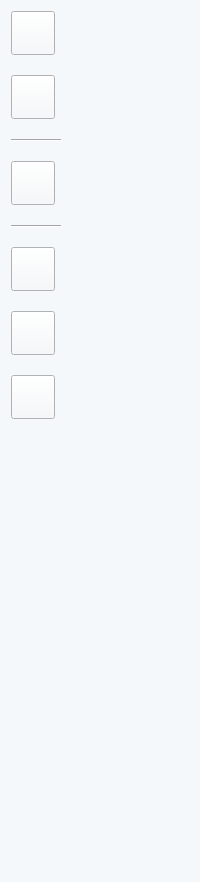
         <widget class="QWidget" name="widget_82" native="true">
          <property name="sizePolicy">
           <sizepolicy hsizetype="Fixed" vsizetype="Preferred">
            <horstretch>0</horstretch>
            <verstretch>0</verstretch>
           </sizepolicy>
          </property>
          <property name="minimumSize">
           <size>
            <width>62</width>
            <height>882</height>
           </size>
          </property>
          <property name="baseSize">
           <size>
            <width>0</width>
            <height>881</height>
           </size>
          </property>
          <property name="styleSheet">
           <string notr="true">background-color: rgb(245, 248, 250);</string>
          </property>
          <layout class="QFormLayout" name="formLayout_2">
           <property name="rightMargin">
            <number>0</number>
           </property>
           <item row="0" column="0">
            <layout class="QGridLayout" name="gridLayout_3">
             <property name="verticalSpacing">
              <number>20</number>
             </property>
             <item row="0" column="0">
              <widget class="QPushButton" name="DeBehCamPanelButton">
               <property name="sizePolicy">
                <sizepolicy hsizetype="Fixed" vsizetype="Fixed">
                 <horstretch>0</horstretch>
                 <verstretch>0</verstretch>
                </sizepolicy>
               </property>
               <property name="minimumSize">
                <size>
                 <width>44</width>
                 <height>44</height>
                </size>
               </property>
               <property name="maximumSize">
                <size>
                 <width>44</width>
                 <height>44</height>
                </size>
               </property>
               <property name="styleSheet">
                <string notr="true">border-image: url(:/sidebar/Asset 6.png);</string>
               </property>
               <property name="text">
                <string/>
               </property>
              </widget>
             </item>
             <item row="1" column="0">
              <widget class="QPushButton" name="DeScopeCamPanelButton">
               <property name="sizePolicy">
                <sizepolicy hsizetype="Fixed" vsizetype="Fixed">
                 <horstretch>0</horstretch>
                 <verstretch>0</verstretch>
                </sizepolicy>
               </property>
               <property name="minimumSize">
                <size>
                 <width>44</width>
                 <height>44</height>
                </size>
               </property>
               <property name="maximumSize">
                <size>
                 <width>44</width>
                 <height>44</height>
                </size>
               </property>
               <property name="styleSheet">
                <string notr="true">border-image: url(:/sidebar/Asset 8.png);</string>
               </property>
               <property name="text">
                <string/>
               </property>
              </widget>
             </item>
             <item row="2" column="0">
              <widget class="Line" name="line_4">
               <property name="sizePolicy">
                <sizepolicy hsizetype="Fixed" vsizetype="Fixed">
                 <horstretch>0</horstretch>
                 <verstretch>0</verstretch>
                </sizepolicy>
               </property>
               <property name="minimumSize">
                <size>
                 <width>50</width>
                 <height>2</height>
                </size>
               </property>
               <property name="maximumSize">
                <size>
                 <width>50</width>
                 <height>2</height>
                </size>
               </property>
               <property name="orientation">
                <enum>Qt::Horizontal</enum>
               </property>
              </widget>
             </item>
             <item row="3" column="0">
              <widget class="QPushButton" name="DeLeverPanelButton">
               <property name="sizePolicy">
                <sizepolicy hsizetype="Fixed" vsizetype="Fixed">
                 <horstretch>0</horstretch>
                 <verstretch>0</verstretch>
                </sizepolicy>
               </property>
               <property name="minimumSize">
                <size>
                 <width>44</width>
                 <height>44</height>
                </size>
               </property>
               <property name="maximumSize">
                <size>
                 <width>44</width>
                 <height>44</height>
                </size>
               </property>
               <property name="styleSheet">
                <string notr="true">border-image: url(:/sidebar/Asset 9.png);</string>
               </property>
               <property name="text">
                <string/>
               </property>
              </widget>
             </item>
             <item row="4" column="0">
              <widget class="Line" name="line_5">
               <property name="sizePolicy">
                <sizepolicy hsizetype="Fixed" vsizetype="Fixed">
                 <horstretch>0</horstretch>
                 <verstretch>0</verstretch>
                </sizepolicy>
               </property>
               <property name="minimumSize">
                <size>
                 <width>50</width>
                 <height>2</height>
                </size>
               </property>
               <property name="maximumSize">
                <size>
                 <width>50</width>
                 <height>2</height>
                </size>
               </property>
               <property name="orientation">
                <enum>Qt::Horizontal</enum>
               </property>
              </widget>
             </item>
             <item row="5" column="0">
              <widget class="QPushButton" name="DeLayoutOneButton">
               <property name="sizePolicy">
                <sizepolicy hsizetype="Fixed" vsizetype="Fixed">
                 <horstretch>0</horstretch>
                 <verstretch>0</verstretch>
                </sizepolicy>
               </property>
               <property name="minimumSize">
                <size>
                 <width>44</width>
                 <height>44</height>
                </size>
               </property>
               <property name="maximumSize">
                <size>
                 <width>44</width>
                 <height>44</height>
                </size>
               </property>
               <property name="styleSheet">
                <string notr="true">border-image: url(:/sidebar/Asset 10.png);</string>
               </property>
               <property name="text">
                <string/>
               </property>
              </widget>
             </item>
             <item row="6" column="0">
              <widget class="QPushButton" name="DeLayoutTwoButton">
               <property name="sizePolicy">
                <sizepolicy hsizetype="Fixed" vsizetype="Fixed">
                 <horstretch>0</horstretch>
                 <verstretch>0</verstretch>
                </sizepolicy>
               </property>
               <property name="minimumSize">
                <size>
                 <width>44</width>
                 <height>44</height>
                </size>
               </property>
               <property name="maximumSize">
                <size>
                 <width>44</width>
                 <height>44</height>
                </size>
               </property>
               <property name="styleSheet">
                <string notr="true">border-image: url(:/sidebar/Asset 11.png);</string>
               </property>
               <property name="text">
                <string/>
               </property>
              </widget>
             </item>
             <item row="7" column="0">
              <widget class="QPushButton" name="DeLayoutThreeButton">
               <property name="sizePolicy">
                <sizepolicy hsizetype="Fixed" vsizetype="Fixed">
                 <horstretch>0</horstretch>
                 <verstretch>0</verstretch>
                </sizepolicy>
               </property>
               <property name="minimumSize">
                <size>
                 <width>44</width>
                 <height>44</height>
                </size>
               </property>
               <property name="maximumSize">
                <size>
                 <width>44</width>
                 <height>44</height>
                </size>
               </property>
               <property name="styleSheet">
                <string notr="true">border-image: url(:/sidebar/Asset 12.png);</string>
               </property>
               <property name="text">
                <string/>
               </property>
              </widget>
             </item>
            </layout>
           </item>
          </layout>
         </widget>
